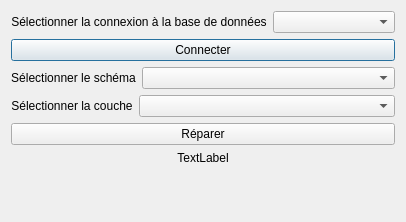
<?xml version="1.0" encoding="UTF-8"?>
<ui version="4.0">
 <class>interface_repair</class>
 <widget class="QDialog" name="interface_repair">
  <property name="geometry">
   <rect>
    <x>0</x>
    <y>0</y>
    <width>406</width>
    <height>222</height>
   </rect>
  </property>
  <property name="windowTitle">
   <string>Réparation des géométries invalides</string>
  </property>
  <layout class="QVBoxLayout" name="verticalLayout">
   <item>
    <layout class="QHBoxLayout" name="horizontalLayout">
     <item>
      <widget class="QLabel" name="label">
       <property name="sizePolicy">
        <sizepolicy hsizetype="Preferred" vsizetype="Fixed">
         <horstretch>0</horstretch>
         <verstretch>0</verstretch>
        </sizepolicy>
       </property>
       <property name="layoutDirection">
        <enum>Qt::LeftToRight</enum>
       </property>
       <property name="text">
        <string>Sélectionner la connexion à la base de données</string>
       </property>
       <property name="alignment">
        <set>Qt::AlignCenter</set>
       </property>
      </widget>
     </item>
     <item>
      <widget class="QComboBox" name="cb_connexion"/>
     </item>
    </layout>
   </item>
   <item>
    <widget class="QPushButton" name="pb_connect">
     <property name="sizePolicy">
      <sizepolicy hsizetype="Expanding" vsizetype="Fixed">
       <horstretch>0</horstretch>
       <verstretch>0</verstretch>
      </sizepolicy>
     </property>
     <property name="text">
      <string>Connecter</string>
     </property>
    </widget>
   </item>
   <item>
    <layout class="QHBoxLayout" name="horizontalLayout_3">
     <item>
      <widget class="QLabel" name="label_6">
       <property name="sizePolicy">
        <sizepolicy hsizetype="Fixed" vsizetype="Preferred">
         <horstretch>0</horstretch>
         <verstretch>0</verstretch>
        </sizepolicy>
       </property>
       <property name="text">
        <string>Sélectionner le schéma</string>
       </property>
       <property name="alignment">
        <set>Qt::AlignCenter</set>
       </property>
      </widget>
     </item>
     <item>
      <widget class="QComboBox" name="cb_schema"/>
     </item>
    </layout>
   </item>
   <item>
    <layout class="QHBoxLayout" name="horizontalLayout_2">
     <item>
      <widget class="QLabel" name="label_13">
       <property name="sizePolicy">
        <sizepolicy hsizetype="Fixed" vsizetype="Preferred">
         <horstretch>0</horstretch>
         <verstretch>0</verstretch>
        </sizepolicy>
       </property>
       <property name="text">
        <string>Sélectionner la couche</string>
       </property>
       <property name="alignment">
        <set>Qt::AlignCenter</set>
       </property>
      </widget>
     </item>
     <item>
      <widget class="QComboBox" name="cb_table"/>
     </item>
    </layout>
   </item>
   <item>
    <widget class="QPushButton" name="pb_repair">
     <property name="sizePolicy">
      <sizepolicy hsizetype="Expanding" vsizetype="Fixed">
       <horstretch>0</horstretch>
       <verstretch>0</verstretch>
      </sizepolicy>
     </property>
     <property name="text">
      <string>Réparer</string>
     </property>
    </widget>
   </item>
   <item>
    <widget class="QLabel" name="lbl_etat">
     <property name="text">
      <string>TextLabel</string>
     </property>
     <property name="alignment">
      <set>Qt::AlignCenter</set>
     </property>
    </widget>
   </item>
   <item>
    <spacer name="verticalSpacer">
     <property name="orientation">
      <enum>Qt::Vertical</enum>
     </property>
     <property name="sizeHint" stdset="0">
      <size>
       <width>20</width>
       <height>40</height>
      </size>
     </property>
    </spacer>
   </item>
  </layout>
 </widget>
 <resources/>
 <connections/>
</ui>
